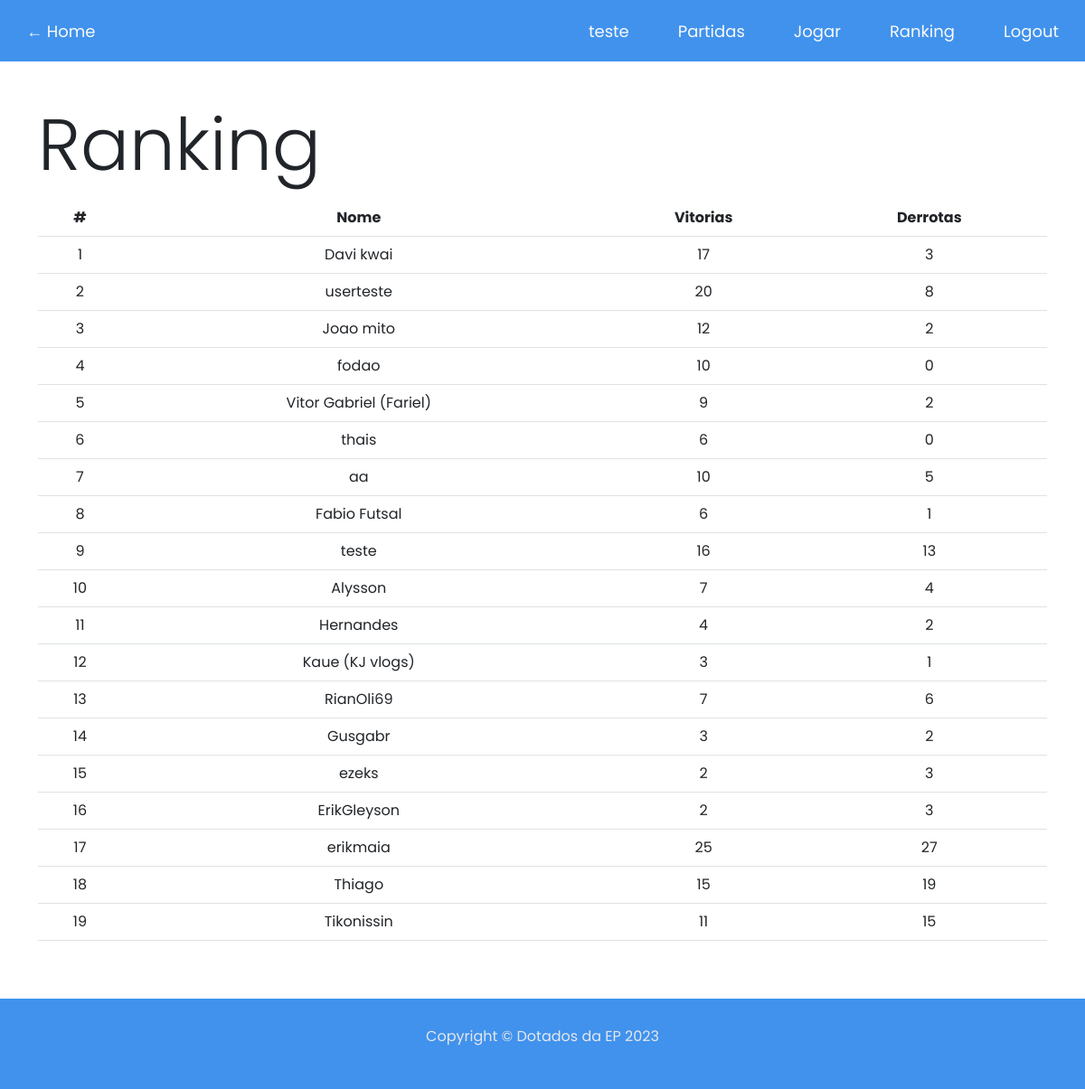
/ranking (signed in), run on the app's committed database.
### tables this page shows
CREATE TABLE users (
id INTEGER PRIMARY KEY AUTOINCREMENT NOT NULL,
username TEXT NOT NULL,
hash TEXT NOT NULL);

### app.py (the view)
@app.route("/ranking")
def ranking():
    _jogadores = []
    j = {}
    users = usuarios()
    for u in users:
        j = {}
        winsTotal, losesTotal = qtdJogador(u)
        j['nome'] = u
        j['wins'] = winsTotal
        j['losses'] = losesTotal
        if winsTotal != 0 or losesTotal != 0:
            _jogadores.append(j)
    for jogador in jogadores:
        j = {}
        winsTotal, losesTotal = qtdOponente(jogador)
        j['nome'] = jogador
        j['wins'] = winsTotal
        j['losses'] = losesTotal
        if winsTotal != 0 and losesTotal != 0:
            _jogadores.append(j)
    _jogadores = sorted(_jogadores, key=lambda x: (x["wins"] - x["losses"], x["wins"]), reverse=True)
    return render_template("ranking.html", jogadores=_jogadores)

### app.py (called while the page is built)
def qtdOponente(jogador):
    opWins = opLoses = 0
    query = db.select(history.c['state']).where(history.c['opponent'] == jogador)
    executeQuery = connection.execute(query).fetchall()
    for i in executeQuery:
        if i[0] == "won":
            opWins += 1
        elif i[0] == "lost":
            opLoses += 1
    return opWins, opLoses

def qtdJogador(jogador):
    opWins = opLoses = 0
    query = db.select(history.c['state']).where(history.c['username'] == jogador)
    executeQuery = connection.execute(query).fetchall()
    for i in executeQuery:
        if i[0] == "won":
            opWins += 1
        elif i[0] == "lost":
            opLoses += 1
    return opWins, opLoses

def usuarios():
    u = []
    executeQuery = connection.execute(db.select(users.c['username'])).fetchall()
    print(executeQuery)
    for i in executeQuery:
        u.append(i[0])
    return u

### templates/ranking.html (shortened to what this page needs)
{% extends "layout.html" %}
{% block body %}
<div class="container py-5 text-center">
    <h1 style="text-align: left; padding-bottom: 5px" class="display-1">Ranking</h1>
    <table class="table">
        <thead class="thead-dark">
            <th scope="col">#</th>
            <th scope="col">Nome</th>
            <th scope="col">Vitorias</th>
            <th scope="col">Derrotas</th>
        </thead>
        <tbody>
            {% for itens in jogadores %}
            <tr>
                <td>{{ loop.index }}</td>
                    {% for k, v in itens.items() %}
                    <td>{{ v }}</td>
                    {% endfor %}
                </tr>
            {% endfor %}
        </tbody>
    </table>
</div>
{% endblock %}

### static/style.css (style rules this page uses)
* { font-family: 'Poppins', sans-serif; margin: 0; }
body[data-theme="claro"] { --color-1: #0EC460; --color-2: #4092ED; --color-3: #ED9B40; --color-4: #0A0908; --color-5: #22333B; --color-6: #F9FAF8; --color-7: #E5E7EB; --color-8: white; }

### data on the page
users: username "userteste", itens "20" "8"
users: username "fodao", itens "10" "0"
users: username "Vitor Gabriel (Fariel)", itens "9" "2"
users: username "thais", itens "6" "0"
users: username "aa", itens "10" "5"
users: username "teste", itens "16" "13"
users: username "ezeks", itens "2" "3"
users: username "erikmaia", itens "25" "27"

### other printed values
{{ session["username"] }} "teste"
{{ v }} "Davi kwai" "17" "3" "Joao mito" "12" "2" "Fabio Futsal" "6" "1" "Alysson" "7" "4" "Hernandes" "4" "2" "Kaue (KJ vlogs)" "3" "1" "RianOli69" "7" "6" "Gusgabr" "3" "2" "ErikGleyson" "2" "3" "Thiago" "15" "19" "Tikonissin" "11" "15"
